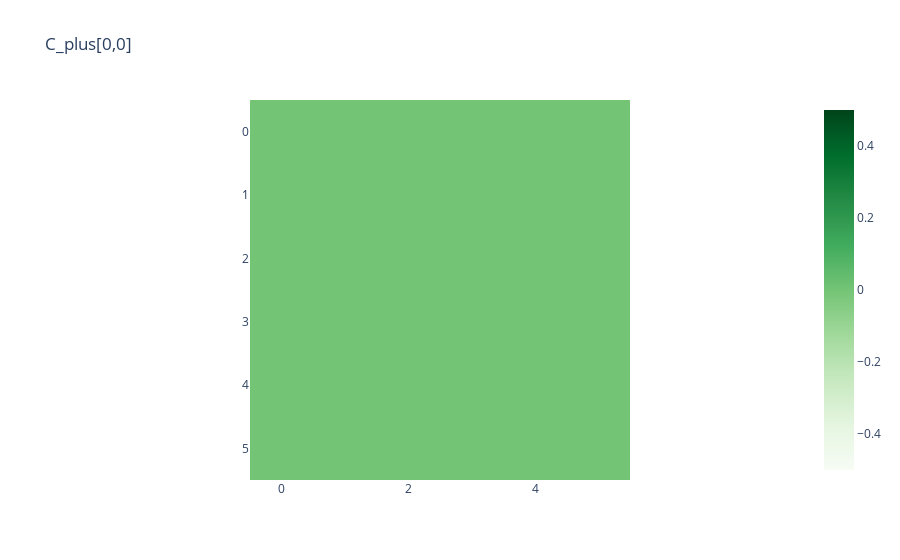
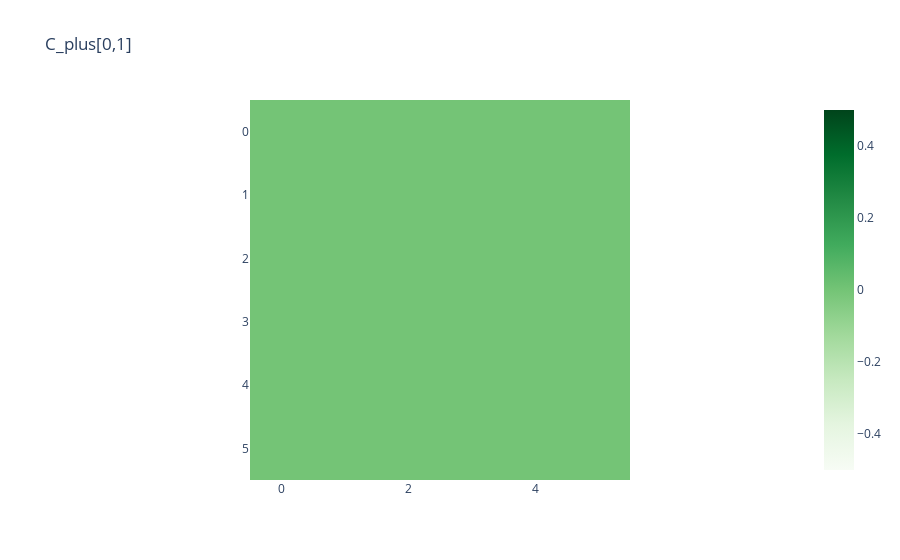
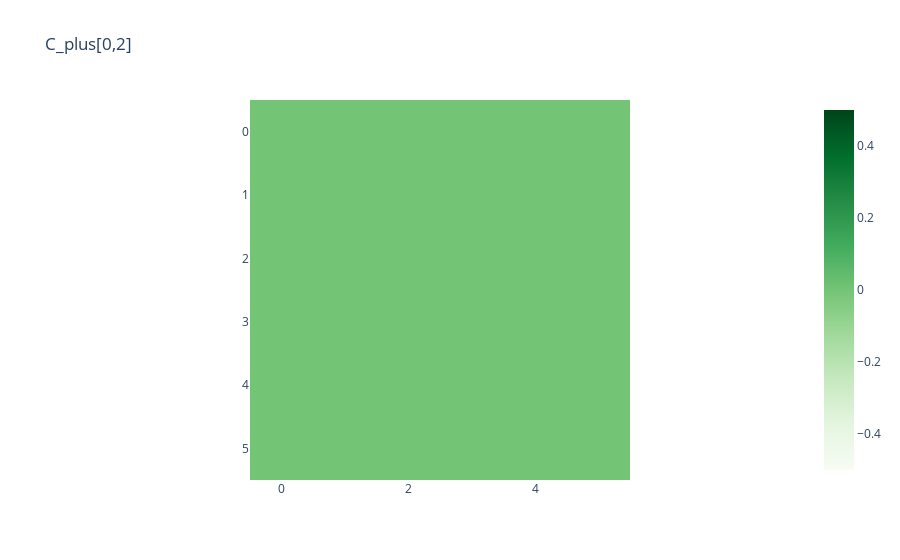

Notebook source saved alongside these figures, in order:
### Code cell
for i in range(n_feat):
    for j in range(n_feat):
        px.imshow(
            utils.to_numpy(C_plus[:, :, i, j]),
            color_continuous_midpoint=0.0,
            color_continuous_scale="Greens",
            title=f"C_plus[{i},{j}]",
        ).show()

### Figure 1 — Plotly figure (JSON) as saved in the notebook; plotly's stock layout.template omitted (floating-point values rounded to 4 significant figures)
{"data": [{"coloraxis": "coloraxis", "hovertemplate": "x: %{x}<br>y: %{y}<br>color: %{z}<extra></extra>", "name": "0", "type": "heatmap", "xaxis": "x", "yaxis": "y", "z": [[0, 0, 0, 0, 0, 0], [0, 0, 0, 0, 0, 0], [0, 0, 0, 0, 0, 0], [0, 0, 0, 0, 0, 0], [0, 0, 0, 0, 0, 0], [0, 0, 0, 0, 0, 0]]}], "layout": {"coloraxis": {"cmid": 0, "colorscale": [[0, "rgb(247,252,245)"], [0.125, "rgb(229,245,224)"], [0.25, "rgb(199,233,192)"], [0.375, "rgb(161,217,155)"], [0.5, "rgb(116,196,118)"], [0.625, "rgb(65,171,93)"], [0.75, "rgb(35,139,69)"], [0.875, "rgb(0,109,44)"], [1, "rgb(0,68,27)"]]}, "title": {"text": "C_plus[0,0]"}, "xaxis": {"anchor": "y", "constrain": "domain", "domain": [0, 1], "scaleanchor": "y"}, "yaxis": {"anchor": "x", "autorange": "reversed", "constrain": "domain", "domain": [0, 1]}}}

### Figure 2 — Plotly figure (JSON) as saved in the notebook; plotly's stock layout.template omitted (floating-point values rounded to 4 significant figures)
{"data": [{"coloraxis": "coloraxis", "hovertemplate": "x: %{x}<br>y: %{y}<br>color: %{z}<extra></extra>", "name": "0", "type": "heatmap", "xaxis": "x", "yaxis": "y", "z": [[0, 0, 0, 0, 0, 0], [0, 0, 0, 0, 0, 0], [0, 0, 0, 0, 0, 0], [0, 0, 0, 0, 0, 0], [0, 0, 0, 0, 0, 0], [0, 0, 0, 0, 0, 0]]}], "layout": {"coloraxis": {"cmid": 0, "colorscale": [[0, "rgb(247,252,245)"], [0.125, "rgb(229,245,224)"], [0.25, "rgb(199,233,192)"], [0.375, "rgb(161,217,155)"], [0.5, "rgb(116,196,118)"], [0.625, "rgb(65,171,93)"], [0.75, "rgb(35,139,69)"], [0.875, "rgb(0,109,44)"], [1, "rgb(0,68,27)"]]}, "title": {"text": "C_plus[0,1]"}, "xaxis": {"anchor": "y", "constrain": "domain", "domain": [0, 1], "scaleanchor": "y"}, "yaxis": {"anchor": "x", "autorange": "reversed", "constrain": "domain", "domain": [0, 1]}}}

### Figure 3 — Plotly figure (JSON) as saved in the notebook; plotly's stock layout.template omitted (floating-point values rounded to 4 significant figures)
{"data": [{"coloraxis": "coloraxis", "hovertemplate": "x: %{x}<br>y: %{y}<br>color: %{z}<extra></extra>", "name": "0", "type": "heatmap", "xaxis": "x", "yaxis": "y", "z": [[0, 0, 0, 0, 0, 0], [0, 0, 0, 0, 0, 0], [0, 0, 0, 0, 0, 0], [0, 0, 0, 0, 0, 0], [0, 0, 0, 0, 0, 0], [0, 0, 0, 0, 0, 0]]}], "layout": {"coloraxis": {"cmid": 0, "colorscale": [[0, "rgb(247,252,245)"], [0.125, "rgb(229,245,224)"], [0.25, "rgb(199,233,192)"], [0.375, "rgb(161,217,155)"], [0.5, "rgb(116,196,118)"], [0.625, "rgb(65,171,93)"], [0.75, "rgb(35,139,69)"], [0.875, "rgb(0,109,44)"], [1, "rgb(0,68,27)"]]}, "title": {"text": "C_plus[0,2]"}, "xaxis": {"anchor": "y", "constrain": "domain", "domain": [0, 1], "scaleanchor": "y"}, "yaxis": {"anchor": "x", "autorange": "reversed", "constrain": "domain", "domain": [0, 1]}}}
